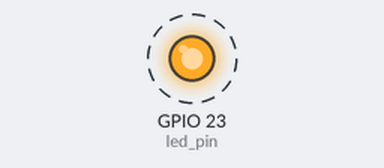
Simulated run of this program. Board: Raspberry Pi (BCM pin numbers). Shown: output pins drawn as LEDs (lit = HIGH). Dashed ring = blinking. What the program prints to the terminal is not drawn.

Above: at 0.5 s.
Timing chart, 0 to 4.6 s (numbered marks = the images above):
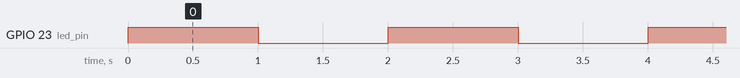

The program:

TestLED.py
```python
import RPi.GPIO as GPIO
import time

GPIO.setmode(GPIO.BCM)


led_pin = 23

GPIO.setup(led_pin, GPIO.OUT)

try:
    while True:
        GPIO.output(led_pin, GPIO.HIGH)
        print("LED ON")
        time.sleep(1)

        GPIO.output(led_pin, GPIO.LOW)
        print("LED OFF")
        time.sleep(1)

except KeyboardInterrupt:
    pass

finally:
    GPIO.cleanup()
```

Measured:
- by itself, GPIO 23 (led_pin): alternates HIGH for 1.0 s and LOW for 1.0 s
